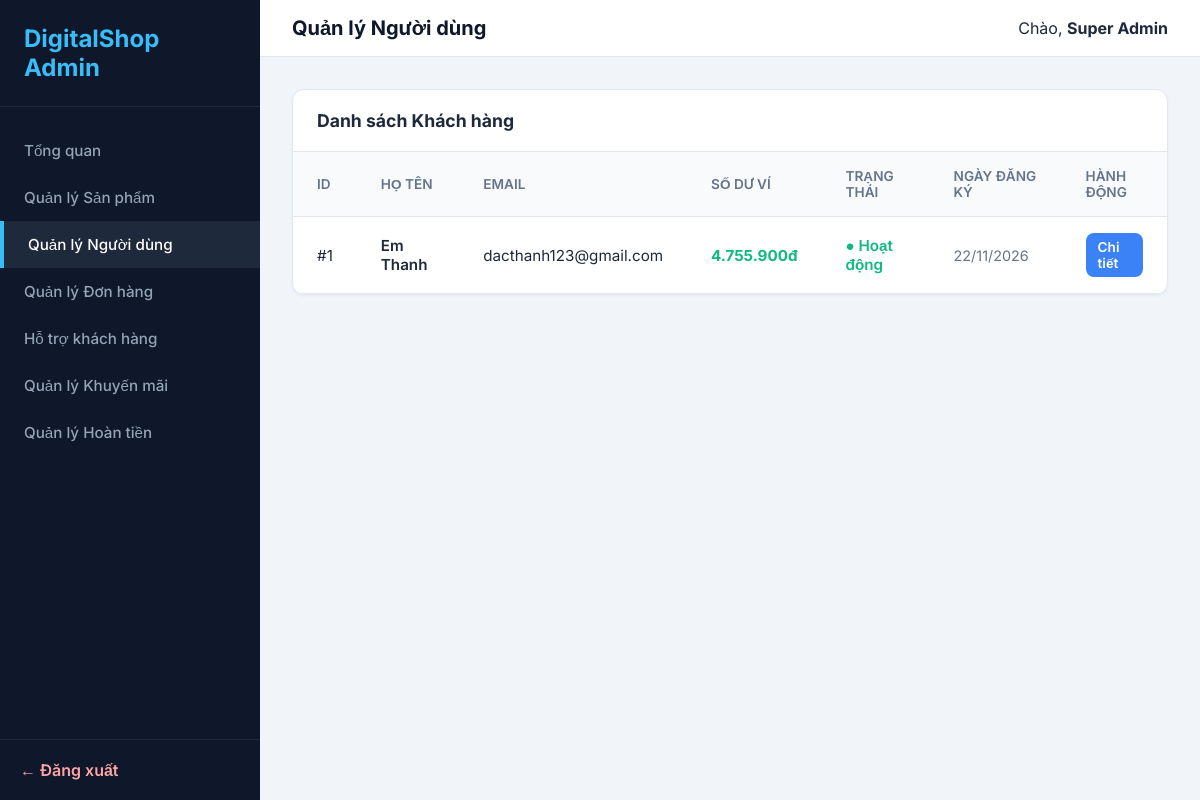
The page /admin/pages/users.php (signed in) on the database its author committed.
### tables this page shows
CREATE TABLE `users` (
  `id` int(11) UNSIGNED NOT NULL,
  `name` varchar(100) NOT NULL,
  `email` varchar(150) NOT NULL,
  `password_hash` varchar(255) NOT NULL,
  `balance` bigint(20) NOT NULL DEFAULT 0,
  `status` enum('active','banned') NOT NULL DEFAULT 'active',
  `created_at` datetime NOT NULL DEFAULT current_timestamp()
);

### shared/bootstrap-admin.php (called while the page is built, shortened)
<?php
$host = '127.0.0.1'; $dbname = 'digital_shop'; $user = 'root'; $pass = '';
try {
    $db = new PDO("mysql:host=$host;dbname=$dbname;charset=utf8mb4", $user, $pass);
    $db->setAttribute(PDO::ATTR_ERRMODE, PDO::ERRMODE_EXCEPTION);
    $db->setAttribute(PDO::ATTR_DEFAULT_FETCH_MODE, PDO::FETCH_ASSOC);
} catch (Exception $e) { die("Lỗi DB: " . $e->getMessage()); }
function e($s) { return htmlspecialchars($s ?? '', ENT_QUOTES, 'UTF-8'); }
function money($amount) { return number_format($amount, 0, ',', '.') . 'đ'; }
function is_admin_logged_in() { return isset($_SESSION['admin_id']); }
function current_admin() {
    global $db;
    $stmt = $db->prepare("SELECT * FROM admins WHERE id = ?");
    $stmt->execute([$_SESSION['admin_id']]);
    return $stmt->fetch();
}
function admin_view($template, $data = []) {
    extract($data);
    require __DIR__ . '/../admin/views/layouts/admin.php';
}

### admin/pages/users.php (called while the page is built, shortened)
<?php
require __DIR__ . '/../../shared/bootstrap-admin.php';
$users = $db->query("SELECT * FROM users ORDER BY created_at DESC")->fetchAll();
admin_view('users', [
    'title' => 'Quản lý Người dùng',
    'users' => $users
]);

### admin/views/users.php (the view)
<div class="data-card">
    <div class="data-header">
        <h3>Danh sách Khách hàng</h3>
    </div>
    <table>
        <thead>
            <tr>
                <th>ID</th>
                <th>Họ tên</th>
                <th>Email</th>
                <th>Số dư ví</th>
                <th>Trạng thái</th>
                <th>Ngày đăng ký</th>
                <th>Hành động</th>
            </tr>
        </thead>
        <tbody>
            <?php if (empty($users)): ?>
                <tr><td colspan="7" style="text-align: center;">Chưa có người dùng nào.</td></tr>
            <?php else: ?>
                <?php foreach ($users as $u): ?>
                <tr>
                    <td>#<?= $u['id'] ?></td>
                    <td style="font-weight: 600;"><?= e($u['name']) ?></td>
                    <td><?= e($u['email']) ?></td>
                    <td style="color: #10b981; font-weight: 700;"><?= money($u['balance']) ?></td>
                    <td>
                        <?php if ($u['status'] == 'active'): ?>
                            <span style="color: #10b981; font-weight: 600;">● Hoạt động</span>
                        <?php else: ?>
                            <span style="color: #ef4444; font-weight: 600;">○ Bị khóa</span>
                        <?php endif; ?>
                    </td>
                    <td style="color: #64748b; font-size: 0.9rem;"><?= date('d/m/Y', strtotime($u['created_at'])) ?></td>
                    <td>
                        <a href="<?= ADMIN_BASE ?>/pages/user-detail.php?id=<?= $u['id'] ?>" class="btn btn-sm" style="background:#3b82f6; color:#fff; text-decoration:none;">Chi tiết</a>
                    </td>
                </tr>
                <?php endforeach; ?>
            <?php endif; ?>
        </tbody>
    </table>
</div>

### admin/views/layouts/admin.php (shortened to what this page needs)
<!DOCTYPE html>
<html lang="vi">
<head>
    <link rel="stylesheet" href="<?= ADMIN_BASE ?>/assets/css/admin.css">
</head>
<body>
    <aside class="sidebar">
        <a href="<?= ADMIN_BASE ?>/index.php" class="sidebar-logo">DigitalShop Admin</a>
        <ul class="sidebar-menu">
            <li><a href="<?= ADMIN_BASE ?>/index.php" class="<?= (basename($_SERVER['PHP_SELF']) == 'index.php') ? 'active' : '' ?>">Tổng quan</a></li>
            <li><a href="<?= ADMIN_BASE ?>/pages/products.php" class="<?= (basename($_SERVER['PHP_SELF']) == 'products.php') ? 'active' : '' ?>">Quản lý Sản phẩm</a></li>
            <li><a href="<?= ADMIN_BASE ?>/pages/users.php" class="<?= (basename($_SERVER['PHP_SELF']) == 'users.php' || basename($_SERVER['PHP_SELF']) == 'user-detail.php') ? 'active' : '' ?>">Quản lý Người dùng</a></li>
            <li><a href="<?= ADMIN_BASE ?>/pages/orders.php" class="<?= (basename($_SERVER['PHP_SELF']) == 'orders.php' || basename($_SERVER['PHP_SELF']) == 'order-detail.php') ? 'active' : '' ?>">Quản lý Đơn hàng</a></li>
            <li><a href="<?= ADMIN_BASE ?>/pages/tickets.php" class="<?= (basename($_SERVER['PHP_SELF']) == 'tickets.php' || basename($_SERVER['PHP_SELF']) == 'ticket-detail.php') ? 'active' : '' ?>">Hỗ trợ khách hàng</a></li>
            <li><a href="<?= ADMIN_BASE ?>/pages/coupons.php" class="<?= (basename($_SERVER['PHP_SELF']) == 'coupons.php') ? 'active' : '' ?>">Quản lý Khuyến mãi</a></li>
            <li>
    <a href="<?= ADMIN_BASE ?>/pages/refunds.php" class="<?= (basename($_SERVER['PHP_SELF']) == 'refunds.php') ? 'active' : '' ?>">
        Quản lý Hoàn tiền
    </a>
</li>
        </ul>
        <div class="sidebar-footer"><a href="<?= ADMIN_BASE ?>/logout.php">← Đăng xuất</a></div>
    </aside>
    <main class="main-content">
        <header class="topbar">
            <h2><?= e($title ?? 'Dashboard') ?></h2>
            <div>Chào, <strong><?= e(current_admin()['name']) ?></strong></div>
        </header>
        <div class="content-area">
            <?php require __DIR__ . '/../' . $template . '.php'; ?>
        </div>
    </main>
</body>
</html>

### admin/assets/css/admin.css (style rules this page uses)
* { box-sizing: border-box; margin: 0; padding: 0; }
body { font-family: 'Inter', sans-serif; background: #f1f5f9; color: #1e293b; display: flex; min-height: 100vh; }
.sidebar { width: 260px; background: #0f172a; color: #fff; display: flex; flex-direction: column; position: fixed; height: 100vh; }
.sidebar-logo { padding: 24px; font-size: 1.5rem; font-weight: 700; border-bottom: 1px solid #1e293b; color: #38bdf8; text-decoration: none; }
.sidebar-menu { list-style: none; padding: 20px 0; flex: 1; }
.sidebar-menu a { display: block; padding: 14px 24px; color: #94a3b8; text-decoration: none; font-weight: 500; transition: 0.2s; font-size: 0.95rem; }
.sidebar-menu a:hover, .sidebar-menu a.active { background: #1e293b; color: #fff; border-left: 4px solid #38bdf8; }
.sidebar-footer { padding: 20px; border-top: 1px solid #1e293b; }
.sidebar-footer a { color: #fca5a5; text-decoration: none; font-weight: 600; }
.main-content { flex: 1; margin-left: 260px; display: flex; flex-direction: column; }
.topbar { background: #fff; padding: 16px 32px; display: flex; justify-content: space-between; align-items: center; border-bottom: 1px solid #e2e8f0; }
.topbar h2 { font-size: 1.25rem; font-weight: 700; color: #0f172a; }
.content-area { padding: 32px; }
.data-card { background: #fff; border-radius: 12px; border: 1px solid #e2e8f0; overflow: hidden; box-shadow: 0 1px 3px rgba(0,0,0,0.05); }
.data-header { padding: 20px 24px; border-bottom: 1px solid #e2e8f0; display: flex; justify-content: space-between; align-items: center; }
.data-header h3 { font-size: 1.1rem; font-weight: 700; }
table { width: 100%; border-collapse: collapse; text-align: left; }
th { background: #f8fafc; padding: 16px 24px; font-size: 0.85rem; color: #64748b; text-transform: uppercase; font-weight: 600; border-bottom: 1px solid #e2e8f0; }
td { padding: 16px 24px; border-bottom: 1px solid #e2e8f0; font-size: 0.95rem; }
.btn { padding: 10px 20px; border-radius: 8px; font-weight: 600; cursor: pointer; border: none; font-size: 0.95rem; text-decoration: none; display: inline-block; }
.btn-sm { padding: 6px 12px; font-size: 0.85rem; }

### rows shown on the page
users: id "1", name "Em Thanh", email "dacthanh123@gmail.com", balance "4.755.900đ", status "● Hoạt động", created_at "22/11/2026"

### other values the page prints
$title "Quản lý Người dùng"
current_admin()['name'] "Super Admin"
